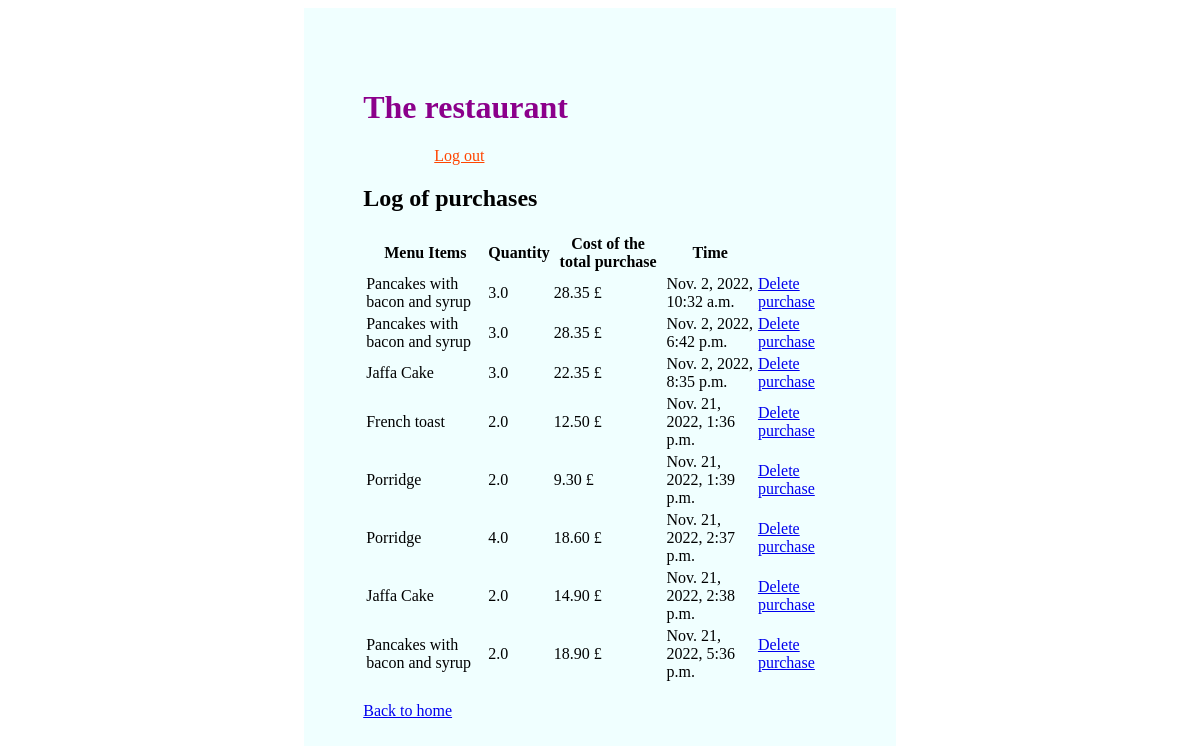
The page /purchases/ (signed in) on the database its author committed.
### inventory/models.py (models this page shows, shortened)
class Purchases(models.Model):
    menu_item = models.ForeignKey(MenuItem, verbose_name= "menu items", on_delete=models.CASCADE)
    quantity = models.FloatField(default=0)
    timestamp = models.DateTimeField(verbose_name= "Creation date", auto_now_add=True)

class MenuItem(models.Model):
    title = models.CharField(unique=True,max_length=30)
    price = models.FloatField(default=0)
    def __str__(self):
        return self.title
    def cost(self):
        recipes_requirement = RecipeRequirement.objects.filter(menu_item = self )
        total = 0
        for requirement in recipes_requirement:
            total += requirement.ingredient.unit_price * requirement.quantity
        return round(total, 2)

### inventory/views.py (the view)
# urls.py: path("purchases/", views.PurchaseView.as_view(), name='purchases'),
class PurchaseView(LoginRequiredMixin, TemplateView):
    login_url ='login'
    template_name = "purchases.html"
    def get_context_data(self, **kwargs):
        context = super().get_context_data(**kwargs)
        context["purchases"] = Purchases.objects.all()
        cost = 0
        for purchase in purchases:
            cost = purchase.menu_item.cost()
        context["cost"] = cost
        return context

### inventory/templates/purchases.html (shortened to what this page needs)
{% extends 'base.html' %} {% load static %} {% block title %}The restaurant{% endblock %}
{% block content %}
{% load mathfilters %}
<div>
    <h2>Log of purchases</h2>
    <table>
      <thead>
        <tr>
          <th>Menu Items</th>
          <th>Quantity</th>
          <th>Cost of the total purchase</th>
          <th>Time</th>
        </tr>
      </thead>
      <tbody>
        {% for purchase in purchases %}
        <tr>
          <td>{{ purchase.menu_item }}</td>
          <td>{{ purchase.quantity }}</td>
          <td>{{ purchase.menu_item.price |mul:purchase.quantity|floatformat:2 }} £ </td>
          <td>{{ purchase.timestamp }}</td>
          <td><a href="{% url "deletepurchase" purchase.pk %}">Delete purchase </a></td>
        {% endfor %}
      </tbody>
    </table>
  <br>
<a href="{% url 'home'%}">Back to home</a>
{% endblock %}

### rows shown on the page
Purchases: menu_item "Pancakes with bacon and syrup", quantity "3.0", menu_item.price|mul "28.35", timestamp "Nov. 2, 2022, 10:32 a.m."
Purchases: menu_item "Pancakes with bacon and syrup", quantity "3.0", menu_item.price|mul "28.35", timestamp "Nov. 2, 2022, 6:42 p.m."
Purchases: menu_item "Jaffa Cake", quantity "3.0", menu_item.price|mul "22.35", timestamp "Nov. 2, 2022, 8:35 p.m."
Purchases: menu_item "French toast", quantity "2.0", menu_item.price|mul "12.50", timestamp "Nov. 21, 2022, 1:36 p.m."
Purchases: menu_item "Porridge", quantity "2.0", menu_item.price|mul "9.30", timestamp "Nov. 21, 2022, 1:39 p.m."
Purchases: menu_item "Porridge", quantity "4.0", menu_item.price|mul "18.60", timestamp "Nov. 21, 2022, 2:37 p.m."
Purchases: menu_item "Jaffa Cake", quantity "2.0", menu_item.price|mul "14.90", timestamp "Nov. 21, 2022, 2:38 p.m."
Purchases: menu_item "Pancakes with bacon and syrup", quantity "2.0", menu_item.price|mul "18.90", timestamp "Nov. 21, 2022, 5:36 p.m."
